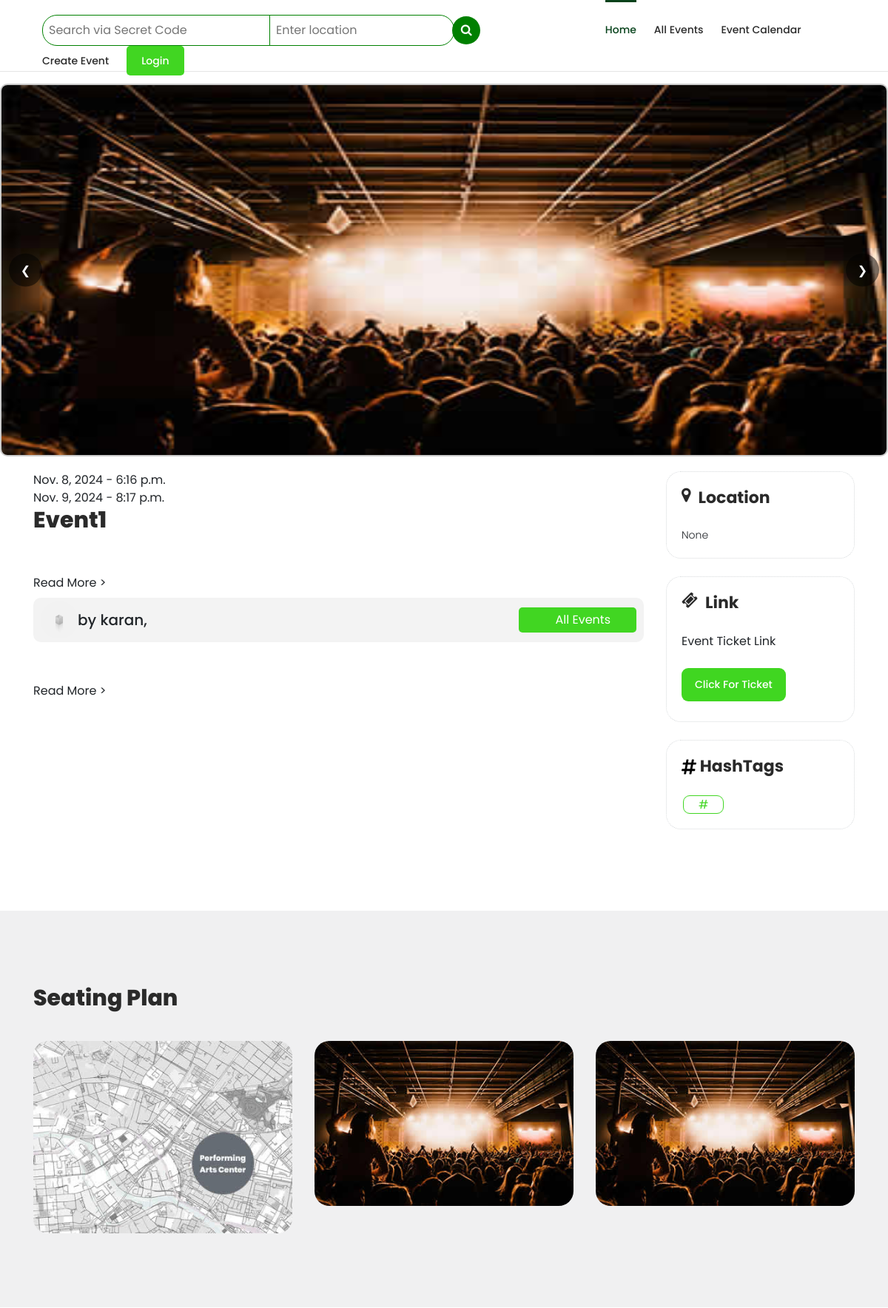
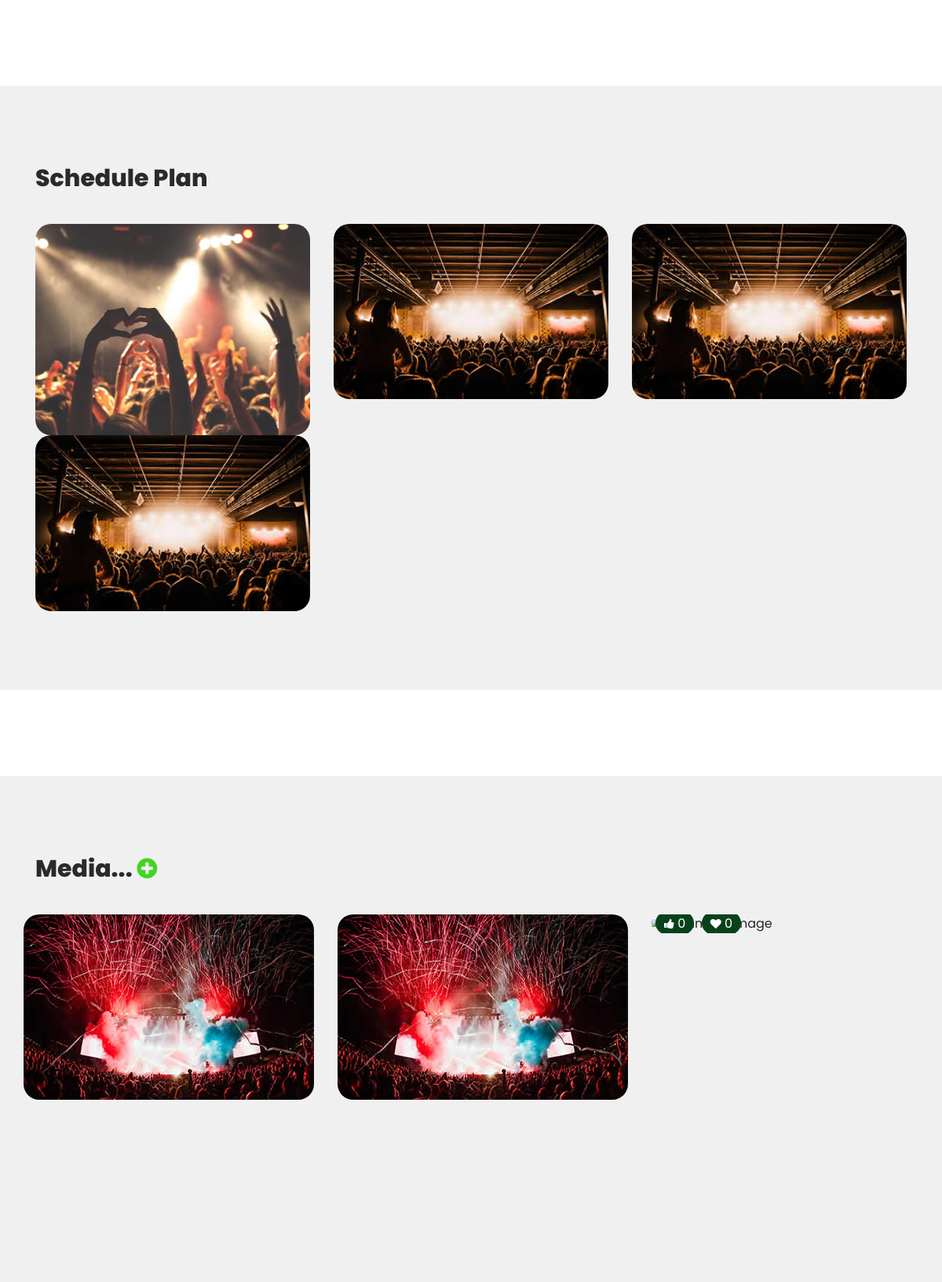
Page /event/66/ (upper part) on the committed database (2 pictures, top to bottom).
### EMS/models.py (models this page shows, shortened)
class Image(models.Model):
    event = models.ForeignKey(EventData, on_delete=models.CASCADE, related_name='images')
    image = models.ImageField(upload_to='event_images/')

class EventData(models.Model):
    CATEGORY_CHOICES = [
        ('private', 'Private'),
        ('public', 'Public'),
    ]
    ART_CATEGORY_CHOICES = [
        ('music', 'Music'),
        ('nightlife', 'Nightlife'),
        ('performingVisualArts', 'Performing & Visual Arts'),
        ('holidays', 'Holidays'),
        ('dating', 'Dating'),
        ('hobbies', 'Hobbies'),
        ('business', 'Business'),
        ('foodDrink', 'Food & Drink'),
        ('other', 'Other'),
    ]
    SAVING_MODE_CHOICES = [
        ('draft', 'Draft'),
        ('publish', 'Publish'),
    ]
    user = models.ForeignKey(User, on_delete=models.CASCADE)
    name = models.CharField(max_length=100)
    category = models.CharField(max_length=10, choices=CATEGORY_CHOICES, blank=True)
    art_category = models.CharField(max_length=20, choices=ART_CATEGORY_CHOICES, blank=True, default='other')
    image = models.ImageField(upload_to='event_images/',blank=True)
    description = models.TextField(blank=True)
    link = models.CharField(max_length=500,blank=True)
    instructions = models.TextField(blank=True)
    geast_list = models.TextField(blank=True)
    place_info = models.CharField(max_length=200, blank=True)
    start_date = models.DateField()
    end_date = models.DateField()
    start_time = models.TimeField()
    end_time = models.TimeField()
    created_user = models.ForeignKey('auth.User', on_delete=models.CASCADE, related_name='created_user')
    updated_user = models.ForeignKey('auth.User', on_delete=models.CASCADE, related_name='updated_user')
    created_date = models.DateField(auto_now_add=True)
    updated_date = models.DateField(auto_now_add=True)
    sitting_plan = models.ImageField(upload_to='sitting_plan_files/', blank=True)
    schedule_plan = models.ImageField(upload_to='schedule_plan_files/', blank=True)
    hashTags = models.CharField(max_length=100, blank=True)
    saving_mode = models.CharField(max_length=20, choices=SAVING_MODE_CHOICES, default='draft')

class SeatingImage(models.Model):
    event = models.ForeignKey(EventData, on_delete=models.CASCADE, related_name='sitting_plans')
    image = models.ImageField(upload_to='sitting_plan_files/')

class ScheduleImage(models.Model):
    event = models.ForeignKey(EventData, on_delete=models.CASCADE, related_name='schedule_plans')
    image = models.ImageField(upload_to='sitting_plan_files/')

class Comment(models.Model):
    event = models.ForeignKey(EventData, on_delete=models.CASCADE, related_name='comments')
    user = models.ForeignKey(User, on_delete=models.CASCADE)
    text = models.TextField(blank=True, null=True)
    image = models.ImageField(upload_to='comment_images/', blank=True, null=True)
    video = models.FileField(upload_to='comment_videos/', validators=[validate_video_file], null=True, blank=True)
    email = models.EmailField()
    name = models.CharField(max_length=200)
    status_choice = (
        ('approve', 'Approve'),
        ('deny', 'Deny'),
    )
    status = models.CharField(choices=status_choice, max_length=10,blank=True)
    created_at = models.DateTimeField(auto_now_add=True)
    like_count = models.PositiveIntegerField(default=0)
    heart_count = models.PositiveIntegerField(default=0)

### EMS/views.py (the view)
# urls.py: path('event/<int:event_id>/', views.event_detail, name='event_detail'),
def event_detail(request, event_id):
    event = get_object_or_404(EventData, id=event_id)
    images = event.images.all()
    sitting_plans = event.sitting_plans.all()
    schedule_plans = event.schedule_plans.all()
    userData = User.objects.get(username = event.user)
    event_related = EventData.objects.filter(user=userData.id)[:3]
    comments = event.comments.filter(status = 'approve')
    hashtags = event.hashTags.split(" ")
    if request.method == 'POST':
        form = CommentForm(request.POST, request.FILES)
        if form.is_valid():
            comment = form.save(commit=False)
            comment.event = event
            comment.user = event.user  # Assuming the user is logged in
            comment.save()
            messages.success(request, 'Successfully Sent!')
            return redirect('event_detail', event_id=event.id)
    else:
        form = CommentForm()
    if event.category == 'public':
        return render(request, 'events/event_detail.html', {'event': event,'hashtags':hashtags,'images': images,'sitting_plans': sitting_plans,'schedule_plans': schedule_plans, 'event_related':event_related, 'comments': comments, 'form': form,'active_page': 'home', 'showComment':''})
    else:
        return render(request, 'events/event_detail.html', {'event': event, 'hashtags':hashtags,'images': images,'sitting_plans': sitting_plans,'schedule_plans': schedule_plans,'event_related':event_related, 'comments': comments, 'form': form,'active_page': 'home', 'showComment':'True'})

### EMS/templates/events/event_detail.html (shortened to what this page needs)
{% extends 'base/base.html' %}
{% load custom_filters %}
{% load static %}
{% block content %}
<div class="carousel">
    <div class="slides">
        {% for image in images %}
        <div class="slide">
            <img src="{{image.image.url}}" alt="Banner 1" height="500px">
        </div>
        {% endfor %}
    </div>
    <button class="btn prev">❮</button>
    <button class="btn next">❯</button>
</div>
<div id="DescSection" class="about-upcoming-shows">
    <div class="container">
        <div class="row">
            <div class="col-lg-9">
                <span class="datetime">{{ event.start_date }} - {{ event.start_time }} </span><br>
                <span id="timmer">{{ event.end_date }} - {{ event.end_time }} </span>
                <h2>{{ event.name }}</h2>
                <label for="desc_toggle"><a></a></label>
                <div class="user_sec">
                    <div class="user_content">
                        <img src="{% static 'EMS/images/default.png' %}" alt="">
                        <h5>by {{event.user}},</h5>
                    </div>
                    <div class="login_btn">
                        <form class="form-inline ml-3" action="{% url 'search-event' %}" method="POST">
                            <div class="input-group input-group-sm">
                                <div class="input-group-append">
                                    <button
                                        style="background: transparent;border: none;outline: none; padding: 5px 15px !important;"
                                        type="submit">
                                        <a style="color: white;border-radius: 9px;overflow: hidden;">All Events</a>
                                    </button>
                                </div>
                            </div>
                        </form>
                    </div>
                </div>
                <br>
                <ul>
                    <label for="instr_toggle"><a></a></label>
                </ul>
            </div>
            <div class="col-lg-3">
                <div class="next-shows">
                    <h4><i class="fa fa-map-marker"></i> Location </h4>
                    <ul>
                        <li>
                            {{ event.place_info }}
                        </li>
                    </ul>
                </div>
                <br>
                <div class="next-shows">
                    <h4><i class="fa fa-ticket"></i> Link </h4>
                    <div class="down-content">
                        <span> Event Ticket Link</span> <br> <br>
                        <div class="main-dark-button">
                            <a href="{{event.link}}" style="color: white;border-radius: 9px;overflow: hidden;"
                                target="_blank">Click for ticket </a>
                        </div>
                    </div>
                </div>
                <br>
                <div class="next-shows">
                    <h4>
                     HashTags </h4>
                    <div class="down-content">
                            {% for tags in hashtags%}
                            <a class="outline_login_btn" style="color: white;border-radius: 9px;overflow: hidden; margin: 5px 2px;"
                                target="_blank">#{{tags}} </a>
                            {% endfor %}
                    </div>
                </div>
            </div>
        </div>
    </div>
</div>
{% if event.sitting_plan %}
<div id="MapSection" class="also-like">
    <div class="container">
        <div class="row">
            <div class="col-lg-12">
                <h2>Seating Plan</h2>
            </div>
            {% for sitting_plan in sitting_plans %}
            <div class="col-lg-4">
                <div class="like-item sitting_plan">
                    <div class="thumb">
                        <img src="{{sitting_plan.image.url}}" alt="">
                    </div>
                </div>
            </div>
            {% endfor %}
        </div>
    </div>
</div>
{% endif %}
{% if event.schedule_plan %}
<div id="ScheduleSection" class="also-like">
    <div class="container">
        <div class="row">
            <div class="col-lg-12">
                <h2>Schedule Plan</h2>
            </div>
            {% for schedule_plan in schedule_plans %}
            <div class="col-lg-4">
                <div class="like-item schedule_plan">
                    <div class="thumb">
                        <img src="{{schedule_plan.image.url}}" alt="">
                    </div>
                </div>
            </div>
            {% endfor %}
        </div>
    </div>
</div>
{% endif %}
<div id="MediaSection" class="also-like">
    <div class="container">
        <div class="row">
            <div class="col-lg-12">
                <h2>Media... <a href="#CommentMediaSection"><i style="color: #40d621;"
                            class="fa fa-plus-circle"></i></a>
                </h2>
            </div>
            <div class="media_grid">
                {% for comment in comments %}
                {% if comment.image %}
                <div class="col-xl-auto">
                    <div class="like-item">
                        <div class="thumb">
                            <img src="{{ comment.image.url }}" alt="Comment image">
                            <div class="icons">
                                <ul>
                                    <li><a onclick="likeComment('{{ comment.id }}')"><i class="fa fa-thumbs-up"></i>
                                            <span id="like-count-{{ comment.id }}">{{ comment.like_count }}</span> </a>
                                    </li>
                                    <li><a onclick="heartComment('{{ comment.id }}')"><i class="fa fa-heart"></i>
                                            <span id="heart-count-{{ comment.id }}">{{ comment.heart_count }}</span>
                                        </a>
                                    </li>
                                </ul>
                            </div>
                        </div>
                    </div>
                </div>
                {% endif %}
                {% endfor %}
            </div>
        </div>
    </div>
</div>
{% endblock content %}

### rows in the picture
Image: image (picture)
Image: image (picture)
EventData: start_date "Nov. 8, 2024", start_time "6:16 p.m.", end_date "Nov. 9, 2024", end_time "8:17 p.m.", name "Event1", user "karan", place_info "None"
SeatingImage: image (picture)
SeatingImage: image (picture)
SeatingImage: image (picture)
ScheduleImage: image (picture)
ScheduleImage: image (picture)
ScheduleImage: image (picture)
ScheduleImage: image (picture)
Comment: image (picture)
Comment: image (picture)
Comment: like_count "0", heart_count "0"
